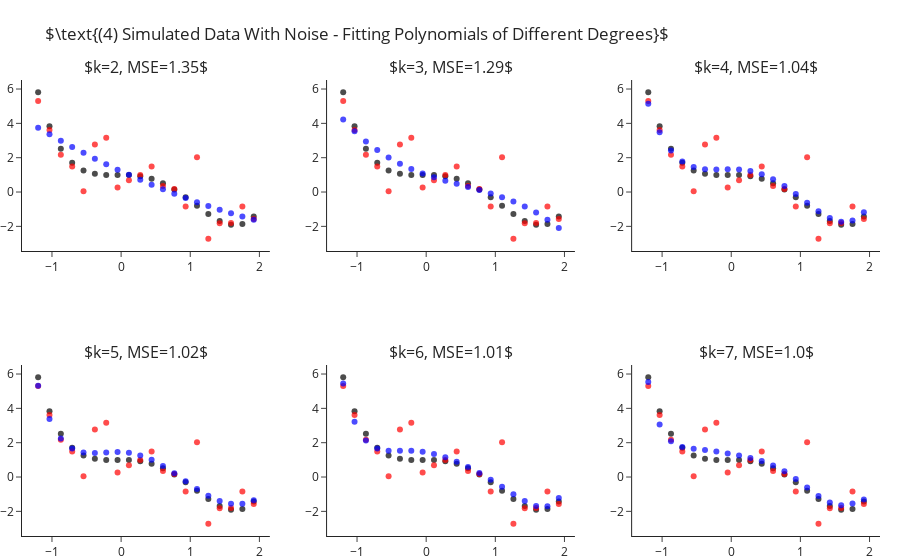

Notebook source saved alongside this figure:
### Markdown cell above
## Fitting Polynomial Of Different Degrees - With Sample Noise

Still fitting for different values of $k$, let us add some standard Gaussian noise (i.e. $\mathcal{N}\left(0,1\right)$).
This time we observe two things:
- Even for the correct $k=4$ model we are not able to achieve zero MSE.
- As we increase $4<k\rightarrow 7$ we manage to decrease the error more and more.

### Code cell
y = y_ + np.random.normal(size=len(y_))

ks = range(2, 8)
fig = make_subplots(2, 3, subplot_titles=list(ks))
for i, k in enumerate(ks):
    r,c = i//3+1, i%3+1 
    
    y_hat = make_pipeline(PolynomialFeatures(k), LinearRegression(fit_intercept=False)).fit(X, y).predict(X)
    fig.add_traces([go.Scatter(x=x, y=y_, mode="markers", name="Real Points",  marker=dict(color="black", opacity=.7), showlegend=False),
                    go.Scatter(x=x, y=y, mode="markers", name="Observed Points",  marker=dict(color="red", opacity=.7), showlegend=False), 
                    go.Scatter(x=x, y=y_hat, mode="markers", name="Predicted Points",  marker=dict(color="blue", opacity=.7), showlegend=False)], rows=r, cols=c)
    fig["layout"]["annotations"][i]["text"] = rf"$k={{0}}, MSE={{1}}$".format(k, round(np.mean((y-y_hat)**2), 2))

fig.update_layout(title=r"$\text{(4) Simulated Data With Noise - Fitting Polynomials of Different Degrees}$", margin=dict(t=80)).show()

### Figure 1 — Plotly figure (JSON) as saved in the notebook; plotly's stock layout.template omitted (floating-point values rounded to 4 significant figures)
{"data": [{"marker": {"color": "black", "opacity": 0.7}, "mode": "markers", "name": "Real Points", "showlegend": false, "type": "scatter", "x": [-1.2, -1.036, -0.8718, -0.7077, -0.5436, -0.3795, -0.2154, -0.05128, 0.1128, 0.2769, 0.441, 0.6051, 0.7692, 0.9333, 1.097, 1.262, 1.426, 1.59, 1.754, 1.918], "xaxis": "x", "y": [5.81, 3.838, 2.523, 1.709, 1.261, 1.058, 0.9989, 0.999, 0.9909, 0.9251, 0.769, 0.5078, 0.1439, -0.3028, -0.7951, -1.278, -1.68, -1.912, -1.866, -1.418], "yaxis": "y"}, {"marker": {"color": "red", "opacity": 0.7}, "mode": "markers", "name": "Observed Points", "showlegend": false, "type": "scatter", "x": [-1.2, -1.036, -0.8718, -0.7077, -0.5436, -0.3795, -0.2154, -0.05128, 0.1128, 0.2769, 0.441, 0.6051, 0.7692, 0.9333, 1.097, 1.262, 1.426, 1.59, 1.754, 1.918], "xaxis": "x", "y": [5.305, 3.607, 2.165, 1.493, 0.0448, 2.771, 3.168, 0.2665, 0.6931, 0.9989, 1.487, 0.3553, 0.1814, -0.8438, 2.03, -2.719, -1.819, -1.798, -0.8398, -1.57], "yaxis": "y"}, {"marker": {"color": "blue", "opacity": 0.7}, "mode": "markers", "name": "Predicted Points", "showlegend": false, "type": "scatter", "x": [-1.2, -1.036, -0.8718, -0.7077, -0.5436, -0.3795, -0.2154, -0.05128, 0.1128, 0.2769, 0.441, 0.6051, 0.7692, 0.9333, 1.097, 1.262, 1.426, 1.59, 1.754, 1.918], "xaxis": "x", "y": [3.74, 3.359, 2.989, 2.63, 2.283, 1.946, 1.62, 1.305, 1.001, 0.7085, 0.4266, 0.1558, -0.1041, -0.3529, -0.5908, -0.8177, -1.034, -1.238, -1.432, -1.615], "yaxis": "y"}, {"marker": {"color": "black", "opacity": 0.7}, "mode": "markers", "name": "Real Points", "showlegend": false, "type": "scatter", "x": [-1.2, -1.036, -0.8718, -0.7077, -0.5436, -0.3795, -0.2154, -0.05128, 0.1128, 0.2769, 0.441, 0.6051, 0.7692, 0.9333, 1.097, 1.262, 1.426, 1.59, 1.754, 1.918], "xaxis": "x2", "y": [5.81, 3.838, 2.523, 1.709, 1.261, 1.058, 0.9989, 0.999, 0.9909, 0.9251, 0.769, 0.5078, 0.1439, -0.3028, -0.7951, -1.278, -1.68, -1.912, -1.866, -1.418], "yaxis": "y2"}, {"marker": {"color": "red", "opacity": 0.7}, "mode": "markers", "name": "Observed Points", "showlegend": false, "type": "scatter", "x": [-1.2, -1.036, -0.8718, -0.7077, -0.5436, -0.3795, -0.2154, -0.05128, 0.1128, 0.2769, 0.441, 0.6051, 0.7692, 0.9333, 1.097, 1.262, 1.426, 1.59, 1.754, 1.918], "xaxis": "x2", "y": [5.305, 3.607, 2.165, 1.493, 0.0448, 2.771, 3.168, 0.2665, 0.6931, 0.9989, 1.487, 0.3553, 0.1814, -0.8438, 2.03, -2.719, -1.819, -1.798, -0.8398, -1.57], "yaxis": "y2"}, {"marker": {"color": "blue", "opacity": 0.7}, "mode": "markers", "name": "Predicted Points", "showlegend": false, "type": "scatter", "x": [-1.2, -1.036, -0.8718, -0.7077, -0.5436, -0.3795, -0.2154, -0.05128, 0.1128, 0.2769, 0.441, 0.6051, 0.7692, 0.9333, 1.097, 1.262, 1.426, 1.59, 1.754, 1.918], "xaxis": "x2", "y": [4.22, 3.536, 2.947, 2.443, 2.015, 1.653, 1.346, 1.084, 0.859, 0.6594, 0.4757, 0.2981, 0.1166, -0.07867, -0.2977, -0.5504, -0.8466, -1.196, -1.609, -2.096], "yaxis": "y2"}, {"marker": {"color": "black", "opacity": 0.7}, "mode": "markers", "name": "Real Points", "showlegend": false, "type": "scatter", "x": [-1.2, -1.036, -0.8718, -0.7077, -0.5436, -0.3795, -0.2154, -0.05128, 0.1128, 0.2769, 0.441, 0.6051, 0.7692, 0.9333, 1.097, 1.262, 1.426, 1.59, 1.754, 1.918], "xaxis": "x3", "y": [5.81, 3.838, 2.523, 1.709, 1.261, 1.058, 0.9989, 0.999, 0.9909, 0.9251, 0.769, 0.5078, 0.1439, -0.3028, -0.7951, -1.278, -1.68, -1.912, -1.866, -1.418], "yaxis": "y3"}, {"marker": {"color": "red", "opacity": 0.7}, "mode": "markers", "name": "Observed Points", "showlegend": false, "type": "scatter", "x": [-1.2, -1.036, -0.8718, -0.7077, -0.5436, -0.3795, -0.2154, -0.05128, 0.1128, 0.2769, 0.441, 0.6051, 0.7692, 0.9333, 1.097, 1.262, 1.426, 1.59, 1.754, 1.918], "xaxis": "x3", "y": [5.305, 3.607, 2.165, 1.493, 0.0448, 2.771, 3.168, 0.2665, 0.6931, 0.9989, 1.487, 0.3553, 0.1814, -0.8438, 2.03, -2.719, -1.819, -1.798, -0.8398, -1.57], "yaxis": "y3"}, {"marker": {"color": "blue", "opacity": 0.7}, "mode": "markers", "name": "Predicted Points", "showlegend": false, "type": "scatter", "x": [-1.2, -1.036, -0.8718, -0.7077, -0.5436, -0.3795, -0.2154, -0.05128, 0.1128, 0.2769, 0.441, 0.6051, 0.7692, 0.9333, 1.097, 1.262, 1.426, 1.59, 1.754, 1.918], "xaxis": "x3", "y": [5.141, 3.487, 2.414, 1.777, 1.451, 1.326, 1.309, 1.323, 1.309, 1.224, 1.04, 0.7484, 0.3556, -0.1152, -0.624, -1.114, -1.513, -1.729, -1.658, -1.175], "yaxis": "y3"}, {"marker": {"color": "black", "opacity": 0.7}, "mode": "markers", "name": "Real Points", "showlegend": false, "type": "scatter", "x": [-1.2, -1.036, -0.8718, -0.7077, -0.5436, -0.3795, -0.2154, -0.05128, 0.1128, 0.2769, 0.441, 0.6051, 0.7692, 0.9333, 1.097, 1.262, 1.426, 1.59, 1.754, 1.918], "xaxis": "x4", "y": [5.81, 3.838, 2.523, 1.709, 1.261, 1.058, 0.9989, 0.999, 0.9909, 0.9251, 0.769, 0.5078, 0.1439, -0.3028, -0.7951, -1.278, -1.68, -1.912, -1.866, -1.418], "yaxis": "y4"}, {"marker": {"color": "red", "opacity": 0.7}, "mode": "markers", "name": "Observed Points", "showlegend": false, "type": "scatter", "x": [-1.2, -1.036, -0.8718, -0.7077, -0.5436, -0.3795, -0.2154, -0.05128, 0.1128, 0.2769, 0.441, 0.6051, 0.7692, 0.9333, 1.097, 1.262, 1.426, 1.59, 1.754, 1.918], "xaxis": "x4", "y": [5.305, 3.607, 2.165, 1.493, 0.0448, 2.771, 3.168, 0.2665, 0.6931, 0.9989, 1.487, 0.3553, 0.1814, -0.8438, 2.03, -2.719, -1.819, -1.798, -0.8398, -1.57], "yaxis": "y4"}, {"marker": {"color": "blue", "opacity": 0.7}, "mode": "markers", "name": "Predicted Points", "showlegend": false, "type": "scatter", "x": [-1.2, -1.036, -0.8718, -0.7077, -0.5436, -0.3795, -0.2154, -0.05128, 0.1128, 0.2769, 0.441, 0.6051, 0.7692, 0.9333, 1.097, 1.262, 1.426, 1.59, 1.754, 1.918], "xaxis": "x4", "y": [5.322, 3.383, 2.246, 1.663, 1.434, 1.398, 1.435, 1.458, 1.41, 1.261, 1.003, 0.648, 0.2211, -0.2413, -0.696, -1.097, -1.398, -1.561, -1.553, -1.356], "yaxis": "y4"}, {"marker": {"color": "black", "opacity": 0.7}, "mode": "markers", "name": "Real Points", "showlegend": false, "type": "scatter", "x": [-1.2, -1.036, -0.8718, -0.7077, -0.5436, -0.3795, -0.2154, -0.05128, 0.1128, 0.2769, 0.441, 0.6051, 0.7692, 0.9333, 1.097, 1.262, 1.426, 1.59, 1.754, 1.918], "xaxis": "x5", "y": [5.81, 3.838, 2.523, 1.709, 1.261, 1.058, 0.9989, 0.999, 0.9909, 0.9251, 0.769, 0.5078, 0.1439, -0.3028, -0.7951, -1.278, -1.68, -1.912, -1.866, -1.418], "yaxis": "y5"}, {"marker": {"color": "red", "opacity": 0.7}, "mode": "markers", "name": "Observed Points", "showlegend": false, "type": "scatter", "x": [-1.2, -1.036, -0.8718, -0.7077, -0.5436, -0.3795, -0.2154, -0.05128, 0.1128, 0.2769, 0.441, 0.6051, 0.7692, 0.9333, 1.097, 1.262, 1.426, 1.59, 1.754, 1.918], "xaxis": "x5", "y": [5.305, 3.607, 2.165, 1.493, 0.0448, 2.771, 3.168, 0.2665, 0.6931, 0.9989, 1.487, 0.3553, 0.1814, -0.8438, 2.03, -2.719, -1.819, -1.798, -0.8398, -1.57], "yaxis": "y5"}, {"marker": {"color": "blue", "opacity": 0.7}, "mode": "markers", "name": "Predicted Points", "showlegend": false, "type": "scatter", "x": [-1.2, -1.036, -0.8718, -0.7077, -0.5436, -0.3795, -0.2154, -0.05128, 0.1128, 0.2769, 0.441, 0.6051, 0.7692, 0.9333, 1.097, 1.262, 1.426, 1.59, 1.754, 1.918], "xaxis": "x5", "y": [5.45, 3.227, 2.122, 1.664, 1.533, 1.527, 1.525, 1.471, 1.344, 1.147, 0.8891, 0.5824, 0.234, -0.1514, -0.5677, -0.9973, -1.398, -1.685, -1.709, -1.227], "yaxis": "y5"}, {"marker": {"color": "black", "opacity": 0.7}, "mode": "markers", "name": "Real Points", "showlegend": false, "type": "scatter", "x": [-1.2, -1.036, -0.8718, -0.7077, -0.5436, -0.3795, -0.2154, -0.05128, 0.1128, 0.2769, 0.441, 0.6051, 0.7692, 0.9333, 1.097, 1.262, 1.426, 1.59, 1.754, 1.918], "xaxis": "x6", "y": [5.81, 3.838, 2.523, 1.709, 1.261, 1.058, 0.9989, 0.999, 0.9909, 0.9251, 0.769, 0.5078, 0.1439, -0.3028, -0.7951, -1.278, -1.68, -1.912, -1.866, -1.418], "yaxis": "y6"}, {"marker": {"color": "red", "opacity": 0.7}, "mode": "markers", "name": "Observed Points", "showlegend": false, "type": "scatter", "x": [-1.2, -1.036, -0.8718, -0.7077, -0.5436, -0.3795, -0.2154, -0.05128, 0.1128, 0.2769, 0.441, 0.6051, 0.7692, 0.9333, 1.097, 1.262, 1.426, 1.59, 1.754, 1.918], "xaxis": "x6", "y": [5.305, 3.607, 2.165, 1.493, 0.0448, 2.771, 3.168, 0.2665, 0.6931, 0.9989, 1.487, 0.3553, 0.1814, -0.8438, 2.03, -2.719, -1.819, -1.798, -0.8398, -1.57], "yaxis": "y6"}, {"marker": {"color": "blue", "opacity": 0.7}, "mode": "markers", "name": "Predicted Points", "showlegend": false, "type": "scatter", "x": [-1.2, -1.036, -0.8718, -0.7077, -0.5436, -0.3795, -0.2154, -0.05128, 0.1128, 0.2769, 0.441, 0.6051, 0.7692, 0.9333, 1.097, 1.262, 1.426, 1.59, 1.754, 1.918], "xaxis": "x6", "y": [5.533, 3.067, 2.083, 1.753, 1.647, 1.576, 1.484, 1.372, 1.248, 1.107, 0.9283, 0.6787, 0.333, -0.1106, -0.617, -1.111, -1.488, -1.646, -1.549, -1.31], "yaxis": "y6"}], "layout": {"annotations": [{"font": {"size": 16}, "showarrow": false, "text": "$k=2, MSE=1.35$", "x": 0.1444, "xanchor": "center", "xref": "paper", "y": 1, "yanchor": "bottom", "yref": "paper"}, {"font": {"size": 16}, "showarrow": false, "text": "$k=3, MSE=1.29$", "x": 0.5, "xanchor": "center", "xref": "paper", "y": 1, "yanchor": "bottom", "yref": "paper"}, {"font": {"size": 16}, "showarrow": false, "text": "$k=4, MSE=1.04$", "x": 0.8556, "xanchor": "center", "xref": "paper", "y": 1, "yanchor": "bottom", "yref": "paper"}, {"font": {"size": 16}, "showarrow": false, "text": "$k=5, MSE=1.02$", "x": 0.1444, "xanchor": "center", "xref": "paper", "y": 0.375, "yanchor": "bottom", "yref": "paper"}, {"font": {"size": 16}, "showarrow": false, "text": "$k=6, MSE=1.01$", "x": 0.5, "xanchor": "center", "xref": "paper", "y": 0.375, "yanchor": "bottom", "yref": "paper"}, {"font": {"size": 16}, "showarrow": false, "text": "$k=7, MSE=1.0$", "x": 0.8556, "xanchor": "center", "xref": "paper", "y": 0.375, "yanchor": "bottom", "yref": "paper"}], "margin": {"t": 80}, "title": {"text": "$\\text{(4) Simulated Data With Noise - Fitting Polynomials of Different Degrees}$"}, "xaxis": {"anchor": "y", "domain": [0, 0.2889]}, "xaxis2": {"anchor": "y2", "domain": [0.3556, 0.6444]}, "xaxis3": {"anchor": "y3", "domain": [0.7111, 1]}, "xaxis4": {"anchor": "y4", "domain": [0, 0.2889]}, "xaxis5": {"anchor": "y5", "domain": [0.3556, 0.6444]}, "xaxis6": {"anchor": "y6", "domain": [0.7111, 1]}, "yaxis": {"anchor": "x", "domain": [0.625, 1]}, "yaxis2": {"anchor": "x2", "domain": [0.625, 1]}, "yaxis3": {"anchor": "x3", "domain": [0.625, 1]}, "yaxis4": {"anchor": "x4", "domain": [0, 0.375]}, "yaxis5": {"anchor": "x5", "domain": [0, 0.375]}, "yaxis6": {"anchor": "x6", "domain": [0, 0.375]}}}
